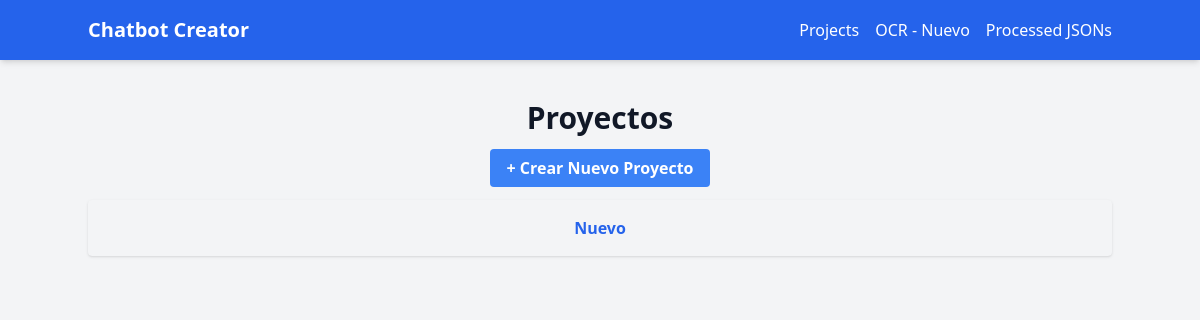
The page /projects/ on the database as committed earlier.
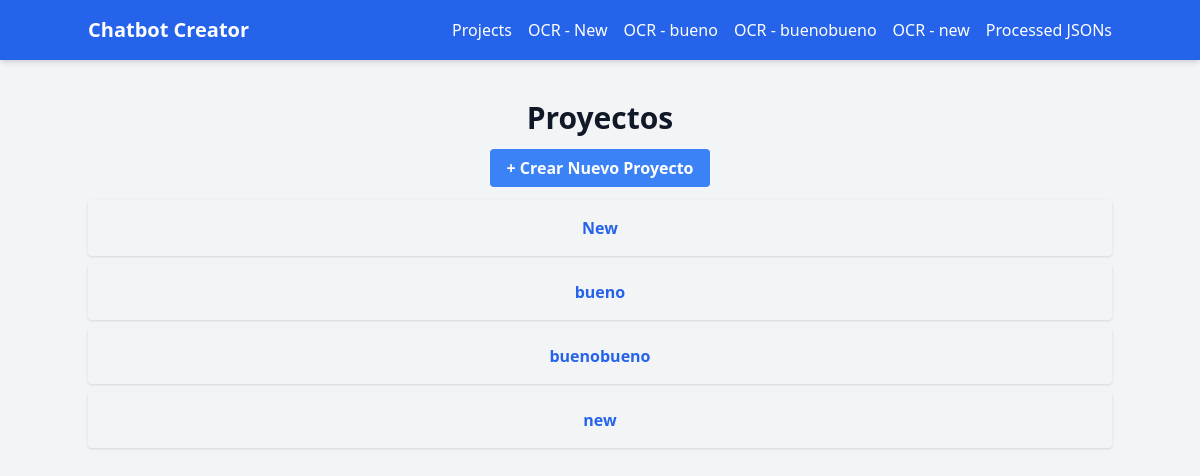
The same page on the database as committed later.
### projects/models.py (models this page shows, shortened)
class Project(models.Model):
    id = models.UUIDField(primary_key=True, default=uuid.uuid4, editable=False)
    name = models.CharField(max_length=255, unique=True)
    description = models.TextField(blank=True, null=True)
    created_at = models.DateTimeField(auto_now_add=True)
    json_file = models.OneToOneField(GeneratedJSON, on_delete=models.SET_NULL, null=True, blank=True, related_name="project")
    documents = models.ManyToManyField(UploadedPDF, related_name="projects")
    azure_project_id = models.CharField(max_length=255, blank=True, null=True)  # ID en Azure

### projects/views.py (the view)
# urls.py: path("", list_projects, name="list"),
def list_projects(request):
    projects = Project.objects.all()
    return render(request, "list_projects.html", {"projects": projects})

### projects/templates/list_projects.html
{% extends "base.html" %}
{% block content %}
<div class="container mx-auto mt-10">
    <h1 class="text-3xl font-bold mb-5">Proyectos</h1>
    <a href="{% url 'projects:create' %}" class="bg-blue-500 hover:bg-blue-700 text-white font-bold py-2 px-4 rounded">
        + Crear Nuevo Proyecto
    </a>
    <ul class="mt-5">
        {% for project in projects %}
            <li class="bg-gray-100 p-4 my-2 rounded shadow">
                <a href="{% url 'projects:project_detail' project.id %}" class="text-blue-600 font-semibold">
                    {{ project.name }}
                </a>
            </li>
        {% empty %}
            <li class="text-gray-500">No hay proyectos aún. ¡Crea uno nuevo!</li>
        {% endfor %}
    </ul>
</div>
{% endblock %}

### theme/templates/base.html (shortened to what this page needs)
{% load static %}
<!DOCTYPE html>
<html lang="es">
<head>
    <link href="{% static 'css/dist/styles.css' %}" rel="stylesheet">
</head>
<body class="bg-gray-100 text-gray-900">
    <nav class="bg-blue-600 p-4 shadow-md">
        <div class="container mx-auto flex justify-between items-center">
            <a href="{% url 'home' %}" class="text-white text-xl font-bold">Chatbot Creator</a>
            <ul class="flex space-x-4">
                <li><a href="{% url 'projects:list' %}" class="text-white hover:underline">Projects</a></li>
                {% for project in projects %}
                    <li><a href="{% url 'ocr:upload' project_id=project.id %}" class="text-white hover:underline">OCR - {{ project.name }}</a></li>
                {% endfor %}
                <li><a href="{% url 'openai_processing:json-files' %}" class="text-white hover:underline">Processed JSONs</a></li>
            </ul>
        </div>
    </nav>
    <div class="container mx-auto mt-10 text-center">
        {% block content %}{% endblock %}
    </div>
</body>
</html>

Rows that differ between the two databases and show on the page:
removed Project: name "Nuevo"
added Project: name "New"
added Project: name "bueno"
added Project: name "buenobueno"
added Project: name "new"
